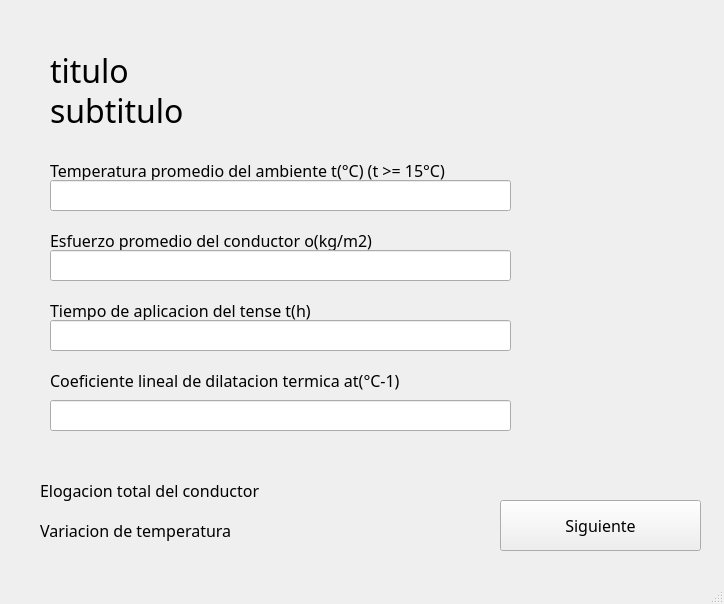
<?xml version="1.0" encoding="UTF-8"?>
<ui version="4.0">
 <class>preguntas</class>
 <widget class="QMainWindow" name="preguntas">
  <property name="geometry">
   <rect>
    <x>0</x>
    <y>0</y>
    <width>724</width>
    <height>604</height>
   </rect>
  </property>
  <property name="font">
   <font>
    <pointsize>12</pointsize>
   </font>
  </property>
  <property name="windowTitle">
   <string>MainWindow</string>
  </property>
  <widget class="QWidget" name="centralwidget">
   <widget class="QLabel" name="label_2">
    <property name="geometry">
     <rect>
      <x>50</x>
      <y>50</y>
      <width>151</width>
      <height>41</height>
     </rect>
    </property>
    <property name="font">
     <font>
      <family>Poppins</family>
      <pointsize>24</pointsize>
     </font>
    </property>
    <property name="text">
     <string>titulo</string>
    </property>
   </widget>
   <widget class="QLabel" name="label_3">
    <property name="geometry">
     <rect>
      <x>50</x>
      <y>90</y>
      <width>151</width>
      <height>41</height>
     </rect>
    </property>
    <property name="font">
     <font>
      <family>Poppins</family>
      <pointsize>24</pointsize>
     </font>
    </property>
    <property name="text">
     <string>subtitulo</string>
    </property>
   </widget>
   <widget class="QLabel" name="label_4">
    <property name="geometry">
     <rect>
      <x>50</x>
      <y>150</y>
      <width>441</width>
      <height>41</height>
     </rect>
    </property>
    <property name="font">
     <font>
      <family>Poppins</family>
      <pointsize>12</pointsize>
     </font>
    </property>
    <property name="text">
     <string>Temperatura promedio del ambiente t(°C) (t &gt;= 15°C)</string>
    </property>
   </widget>
   <widget class="QLabel" name="label_5">
    <property name="geometry">
     <rect>
      <x>50</x>
      <y>220</y>
      <width>441</width>
      <height>41</height>
     </rect>
    </property>
    <property name="font">
     <font>
      <family>Poppins</family>
      <pointsize>12</pointsize>
     </font>
    </property>
    <property name="text">
     <string>Esfuerzo promedio del conductor o(kg/m2)</string>
    </property>
   </widget>
   <widget class="QLabel" name="label_6">
    <property name="geometry">
     <rect>
      <x>50</x>
      <y>290</y>
      <width>441</width>
      <height>41</height>
     </rect>
    </property>
    <property name="font">
     <font>
      <family>Poppins</family>
      <pointsize>12</pointsize>
     </font>
    </property>
    <property name="text">
     <string>Tiempo de aplicacion del tense t(h)</string>
    </property>
   </widget>
   <widget class="QLabel" name="label_7">
    <property name="geometry">
     <rect>
      <x>50</x>
      <y>360</y>
      <width>441</width>
      <height>41</height>
     </rect>
    </property>
    <property name="font">
     <font>
      <family>Poppins</family>
      <pointsize>12</pointsize>
     </font>
    </property>
    <property name="text">
     <string>Coeficiente lineal de dilatacion termica at(°C-1)</string>
    </property>
   </widget>
   <widget class="QPushButton" name="pushButton_3">
    <property name="geometry">
     <rect>
      <x>500</x>
      <y>500</y>
      <width>201</width>
      <height>51</height>
     </rect>
    </property>
    <property name="font">
     <font>
      <family>Poppins</family>
     </font>
    </property>
    <property name="text">
     <string>Siguiente</string>
    </property>
   </widget>
   <widget class="QLineEdit" name="lineEdit">
    <property name="geometry">
     <rect>
      <x>50</x>
      <y>180</y>
      <width>461</width>
      <height>31</height>
     </rect>
    </property>
   </widget>
   <widget class="QLineEdit" name="lineEdit_2">
    <property name="geometry">
     <rect>
      <x>50</x>
      <y>250</y>
      <width>461</width>
      <height>31</height>
     </rect>
    </property>
   </widget>
   <widget class="QLineEdit" name="lineEdit_3">
    <property name="geometry">
     <rect>
      <x>50</x>
      <y>320</y>
      <width>461</width>
      <height>31</height>
     </rect>
    </property>
   </widget>
   <widget class="QLineEdit" name="lineEdit_4">
    <property name="geometry">
     <rect>
      <x>50</x>
      <y>400</y>
      <width>461</width>
      <height>31</height>
     </rect>
    </property>
   </widget>
   <widget class="QLabel" name="label_8">
    <property name="geometry">
     <rect>
      <x>40</x>
      <y>470</y>
      <width>241</width>
      <height>41</height>
     </rect>
    </property>
    <property name="font">
     <font>
      <family>Poppins</family>
      <pointsize>12</pointsize>
     </font>
    </property>
    <property name="text">
     <string>Elogacion total del conductor</string>
    </property>
   </widget>
   <widget class="QLabel" name="result">
    <property name="geometry">
     <rect>
      <x>300</x>
      <y>470</y>
      <width>191</width>
      <height>41</height>
     </rect>
    </property>
    <property name="font">
     <font>
      <family>Poppins</family>
      <pointsize>12</pointsize>
     </font>
    </property>
    <property name="text">
     <string/>
    </property>
   </widget>
   <widget class="QLabel" name="label_9">
    <property name="geometry">
     <rect>
      <x>40</x>
      <y>510</y>
      <width>241</width>
      <height>41</height>
     </rect>
    </property>
    <property name="font">
     <font>
      <family>Poppins</family>
      <pointsize>12</pointsize>
     </font>
    </property>
    <property name="text">
     <string>Variacion de temperatura</string>
    </property>
   </widget>
   <widget class="QLabel" name="result_2">
    <property name="geometry">
     <rect>
      <x>280</x>
      <y>510</y>
      <width>191</width>
      <height>41</height>
     </rect>
    </property>
    <property name="font">
     <font>
      <family>Poppins</family>
      <pointsize>12</pointsize>
     </font>
    </property>
    <property name="text">
     <string/>
    </property>
   </widget>
  </widget>
  <widget class="QStatusBar" name="statusbar"/>
 </widget>
 <resources/>
 <connections/>
</ui>
